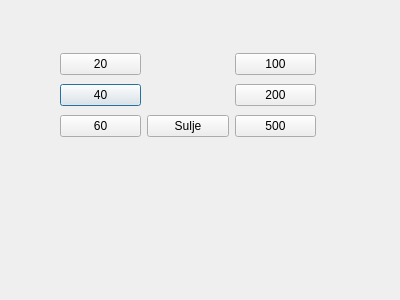
<?xml version="1.0" encoding="UTF-8"?>
<ui version="4.0">
 <class>DrawMoney</class>
 <widget class="QDialog" name="DrawMoney">
  <property name="geometry">
   <rect>
    <x>0</x>
    <y>0</y>
    <width>400</width>
    <height>300</height>
   </rect>
  </property>
  <property name="windowTitle">
   <string>Dialog</string>
  </property>
  <widget class="QWidget" name="gridLayoutWidget">
   <property name="geometry">
    <rect>
     <x>60</x>
     <y>50</y>
     <width>256</width>
     <height>91</height>
    </rect>
   </property>
   <layout class="QGridLayout" name="gridLayout">
    <item row="1" column="0">
     <widget class="QPushButton" name="btnDraw40">
      <property name="text">
       <string>40</string>
      </property>
     </widget>
    </item>
    <item row="0" column="0">
     <widget class="QPushButton" name="btnDraw20">
      <property name="text">
       <string>20</string>
      </property>
     </widget>
    </item>
    <item row="2" column="1">
     <widget class="QPushButton" name="btnDrawClose">
      <property name="text">
       <string>Sulje</string>
      </property>
     </widget>
    </item>
    <item row="2" column="0">
     <widget class="QPushButton" name="btnDraw60">
      <property name="text">
       <string>60</string>
      </property>
     </widget>
    </item>
    <item row="2" column="2">
     <widget class="QPushButton" name="btnDraw500">
      <property name="text">
       <string>500</string>
      </property>
     </widget>
    </item>
    <item row="1" column="2">
     <widget class="QPushButton" name="btnDraw200">
      <property name="text">
       <string>200</string>
      </property>
     </widget>
    </item>
    <item row="0" column="2">
     <widget class="QPushButton" name="btnDraw100">
      <property name="text">
       <string>100</string>
      </property>
     </widget>
    </item>
   </layout>
  </widget>
 </widget>
 <resources/>
 <connections/>
</ui>
